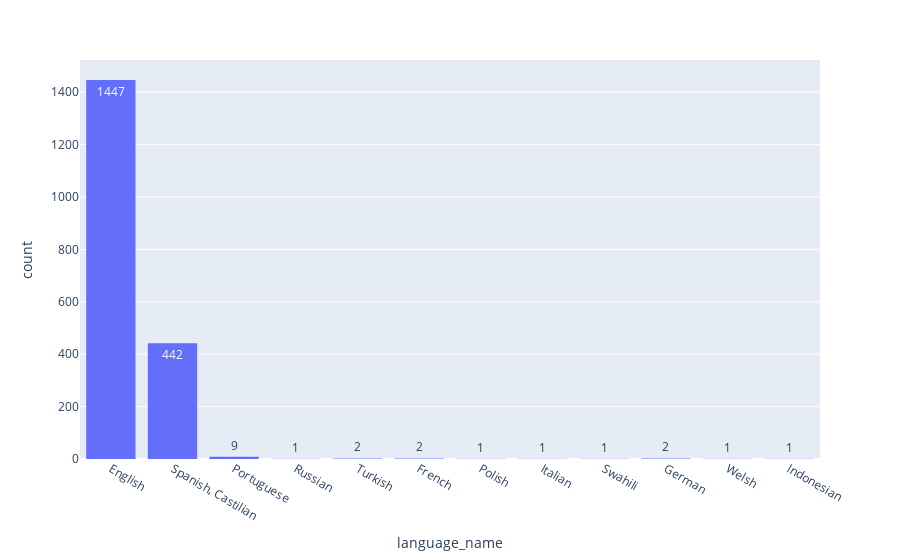

Notebook cell for this chart:
### Markdown cell above
## 2.0 Language Statistics

### Code cell
fig = px.histogram(CORPUS,x='language_name',text_auto=True)
fig.show()

### Figure 1 — Plotly figure (JSON) as saved in the notebook; plotly's stock layout.template omitted (floating-point values rounded to 4 significant figures; data arrays with more than 128 entries replaced by an {"elided": "..."} marker saying what was removed)
{"data": [{"alignmentgroup": "True", "bingroup": "x", "hovertemplate": "language_name=%{x}<br>count=%{y}<extra></extra>", "legendgroup": "", "marker": {"color": "#636efa", "pattern": {"shape": ""}}, "name": "", "offsetgroup": "", "orientation": "v", "showlegend": false, "texttemplate": "%{value}", "type": "histogram", "x": {"elided": "2013 str values"}, "xaxis": "x", "yaxis": "y"}], "layout": {"barmode": "relative", "legend": {"tracegroupgap": 0}, "margin": {"t": 60}, "xaxis": {"anchor": "y", "domain": [0, 1], "title": {"text": "language_name"}}, "yaxis": {"anchor": "x", "domain": [0, 1], "title": {"text": "count"}}}}
